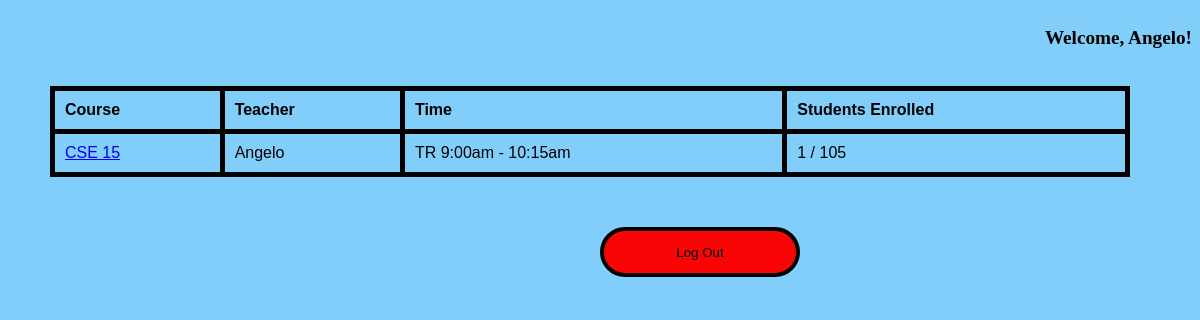
/teacher/courses (signed in), run on the app's committed database.
### hello.py (models this page shows, shortened)
class User(UserMixin, db.Model):
    id = db.Column(db.Integer, primary_key=True)
    username = db.Column(db.String, unique=True, nullable=False)
    password_hash = db.Column(db.String(128), nullable=False)
    name = db.Column(db.String(64), nullable=False)
    role = db.Column(db.String(64), nullable=False)
    classenrolled = db.relationship('Course', secondary=enrollment_table, backref=db.backref('students', lazy='dynamic'), lazy='dynamic')

class Course(db.Model):
    id = db.Column(db.Integer, primary_key=True)
    name = db.Column(db.String(64), nullable=False)
    professorID = db.Column(db.Integer, db.ForeignKey('user.id'), nullable=False)
    professor = db.relationship('User', foreign_keys=[professorID], backref='courses_taught')
    time = db.Column(db.String(64),nullable=False)
    capacity = db.Column(db.Integer, nullable=False)

### hello.py (the view)
@app.route('/teacher/courses')
@login_required
def teacher_courses():
    if current_user.role == 'student':
        flash('Unauthorized: No permission.', 'alert')
        return redirect(url_for('student_courses'))
    courses = Course.query.filter_by(professorID=current_user.id).all()
    return render_template('teacher_courses.html', courses=courses)

### hello.py (called while the page is built)
@login_manager.user_loader
def load_user(user_id):
    return User.query.get(int(user_id))

### templates/teacher_courses.html (shortened to what this page needs)
<!DOCTYPE html>
<html lang="en">
<head>
  <link rel="stylesheet" href="/static/styles.css">
</head>
<body>
    {% extends "base.html" %}
    {% block content %}
    <table>
        <thead>
            <tr>
                <th>Course</th>
                <th>Teacher</th>
                <th>Time</th>
                <th>Students Enrolled</th>
            </tr>
        </thead>
        <tbody>
            {% for c in courses %}
            <tr>
                <td><a href="{{ url_for('teacher_course', course_id=c.id) }}">{{ c.name }}</a></td>
                <td>{{ c.professor.name }}</td>
                <td>{{ c.time }}</td>
                <td>{{ c.students.count() }} / {{ c.capacity }}</td>
            </tr>
            {% endfor %}
        </tbody>
    </table>
    <form action="{{ url_for('logout') }}" method="GET">
        <button type="submit">Log Out</button>
    </form>
    {% endblock %}

### templates/base.html (shortened to what this page needs)
<!DOCTYPE html>
<html lang="en">
<head>
</head>
<body>
    <div class="topbar">
        <div class="welcome-message">
            {% if current_user.is_authenticated %}
                <p>Welcome, {{ current_user.name }}!</p>
            {% endif %}
        </div>
    </div>
    {% block content %}{% endblock %}
</body>
</html>

### static/styles.css (style rules this page uses)
body { margin:0; padding: 0; background-color: rgb(129, 206, 250); }
table { font-family: arial, sans-serif; border-collapse: collapse; width: 90%; margin-left: 50px; }
td, th { border: 5px solid black; text-align: left; padding: 10px; }
button { margin-top: 10%; width: 200px; height: 50px; background-color: #f90505; border: 4px solid black; border-radius: 3rem; margin-left: 600px; margin-top: 50px; font:bolder; }
.topbar { display: flex; justify-content: flex-end; align-items: center; padding: 8px; }
.welcome-message { font-size: 1.2em; font-weight: bold; margin-bottom: 10px; text-align: left; }

### data on the page
User: name "Angelo"
Course: name "CSE 15", professor.name "Angelo", time "TR 9:00am - 10:15am", students.count "1", capacity "105"
